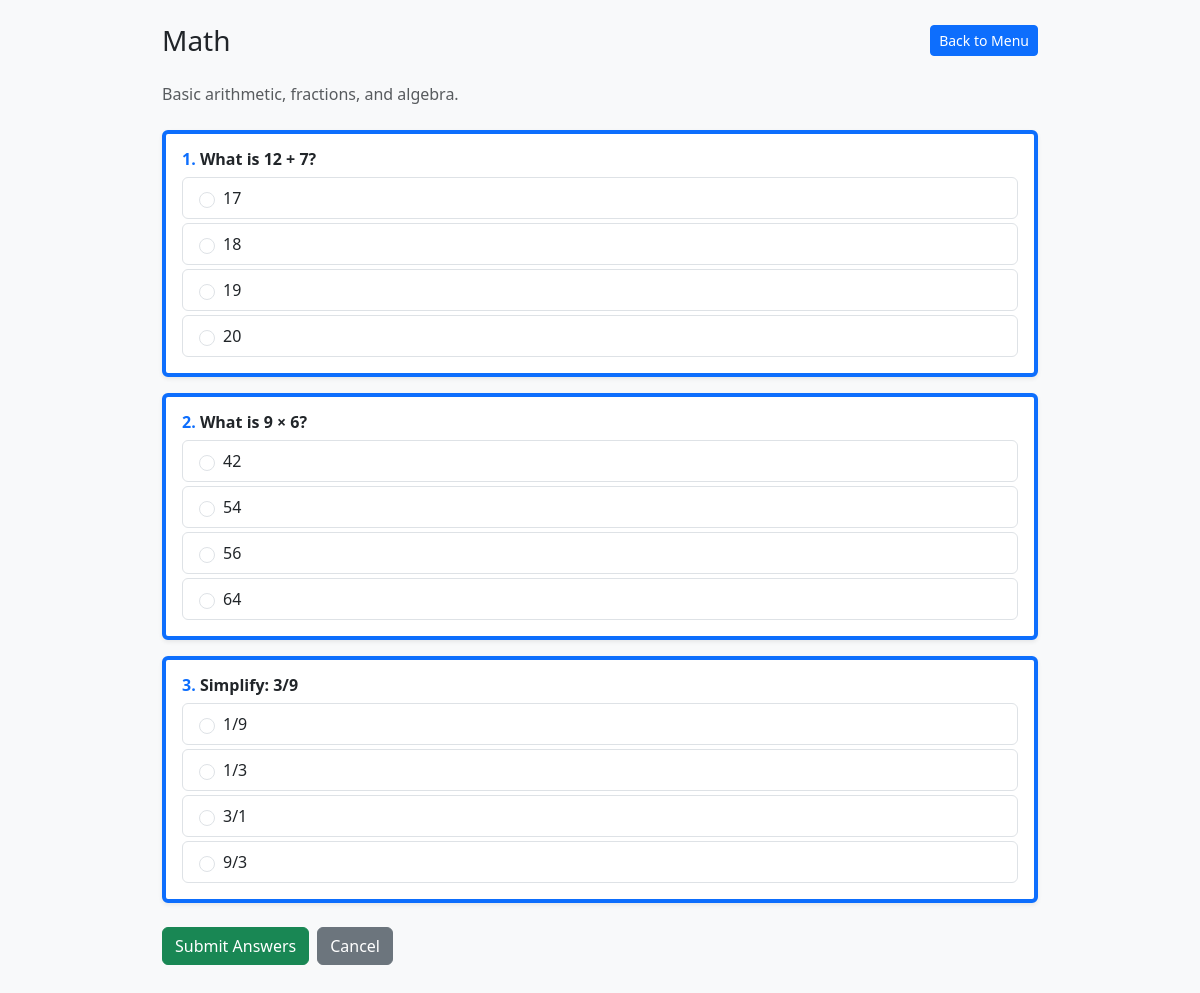
Screenshot of /pages/solve.php?id=1 (signed in) with the database file from the repository.
### tables this page shows
CREATE TABLE `quiziz` (
  `id` int(11) NOT NULL,
  `name` varchar(30) NOT NULL,
  `description` text NOT NULL,
  `date_added` date NOT NULL DEFAULT current_timestamp()
);

CREATE TABLE `questions` (
  `id` int(11) NOT NULL,
  `quiz_id` int(11) NOT NULL,
  `quiestion` text NOT NULL
);

CREATE TABLE `answers` (
  `id` int(11) NOT NULL,
  `question_id` int(11) NOT NULL,
  `answer_text` text NOT NULL,
  `is_correct` tinyint(1) NOT NULL DEFAULT 0
);

### utils/database.php (called while the page is built, shortened)
<?php
function getConnection(): mysqli
{
    $conn = new mysqli('localhost', 'root', '', 'quiz');
    return $conn;
}
function getQuizById(int $quizId): ?array
{
    $conn = getConnection();
    $result = $conn->query("SELECT id, name, description FROM quiziz WHERE id = $quizId");
    $quiz = $result ? $result->fetch_assoc() : null;
    return $quiz ?: null;
}
function getQuestionsByQuizId(int $quizId): array
{
    $conn = getConnection();
    $result = $conn->query("SELECT id, quiestion FROM questions WHERE quiz_id = $quizId ORDER BY id");
    $questions = [];
    if ($result) {
        while ($row = $result->fetch_assoc()) {
            $qId = (int)$row['id'];
            $ansRes = $conn->query("SELECT answer_text, is_correct FROM answers WHERE question_id = $qId ORDER BY id");
            $parsed = [];
            if ($ansRes) {
                while ($a = $ansRes->fetch_assoc()) {
                    $parsed[] = [
                        'text' => (string)$a['answer_text'],
                        'correct' => (bool)$a['is_correct'],
                    ];
                }
            }
            $row['parsed_answers'] = $parsed;
            $questions[] = $row;
        }
    }
    return $questions;
}

### pages/solve.php (the view, shortened to what this page needs)
<?php
require_once '../utils/database.php';
$quizId = (int)($_GET['id'] ?? 0);
$quiz = getQuizById($quizId);
$questions = getQuestionsByQuizId($quizId);
$totalQuestions = count($questions);
$submitted = false;
$score = 0;
$userAnswers = [];
$percent = $totalQuestions > 0 ? round(($score / $totalQuestions) * 100) : 0;
?>
<!DOCTYPE html>
<html lang="en">
<head>
    <link href="https://cdn.jsdelivr.net/npm/bootstrap@5.3.8/dist/css/bootstrap.min.css" rel="stylesheet">
</head>
<body class="bg-light">
    <div class="container py-4" style="max-width:900px;">
        <div class="d-flex justify-content-between align-items-center mb-4">
            <h1 class="h3 mb-0"><?= htmlspecialchars($quiz['name']) ?></h1>
            <a href="index.php" class="btn btn-primary btn-sm">Back to Menu</a>
        </div>
        <?php if ($quiz['description']): ?>
            <p class="text-muted mb-4"><?= htmlspecialchars($quiz['description']) ?></p>
        <?php endif; ?>
        <?php if ($submitted): ?>
            <div class="alert <?= $percent >= 70 ? 'alert-success' : 'alert-danger' ?> text-center py-4 mb-4">
                <h2 class="h4 fw-bold">Your Score: <?= $score ?> / <?= $totalQuestions ?> (<?= $percent ?>%)</h2>
            </div>
            <div class="d-flex flex-column gap-3 mb-4">
                <?php foreach ($questions as $qi => $q): ?>
                    <?php
                        $selected = $userAnswers[$q['id']] ?? [];
                        $correctIndices = [];
                        foreach ($q['parsed_answers'] as $i => $a) {
                            if ($a['correct']) $correctIndices[] = (string)$i;
                        }
                        sort($selected);
                        sort($correctIndices);
                        $isCorrect = ($selected === $correctIndices);
                    ?>
                    <div class="card shadow-sm border-start border-4 <?= $isCorrect ? 'border-success' : 'border-danger' ?>">
                        <div class="card-body">
                            <h6 class="d-flex align-items-center gap-2 fw-bold mb-3">
                                <span class="text-primary"><?= $qi + 1 ?>.</span>
                                <?= htmlspecialchars($q['quiestion']) ?>
                                <span class="ms-auto fs-5 <?= $isCorrect ? 'text-success' : 'text-danger' ?>"><?= $isCorrect ? '&#10003;' : '&#10007;' ?></span>
                            </h6>
                            <div class="d-flex flex-column gap-1">
                                <?php foreach ($q['parsed_answers'] as $ai => $a): ?>
                                    <?php
                                        $wasSelected = in_array((string)$ai, $userAnswers[$q['id']] ?? []);
                                        $isAnswerCorrect = $a['correct'];
                                        $cls = '';
                                        if ($isAnswerCorrect) $cls = 'bg-success-subtle text-success fw-semibold';
                                        elseif ($wasSelected && !$isAnswerCorrect) $cls = 'bg-danger-subtle text-danger fw-semibold';
                                    ?>
                                    <div class="d-flex align-items-center gap-2 rounded px-3 py-2 <?= $cls ?>">
                                        <span class="small text-body-tertiary">
                                            <?php if ($wasSelected): ?>&#9679;<?php else: ?>&#9675;<?php endif; ?>
                                        </span>
                                        <?= htmlspecialchars($a['text']) ?>
                                        <?php if ($isAnswerCorrect): ?>
                                            <span class="ms-auto small fw-semibold text-success">&#10003; correct</span>
                                        <?php endif; ?>
                                    </div>
                                <?php endforeach; ?>
                            </div>
                        </div>
                    </div>
                <?php endforeach; ?>
            </div>
            <div class="d-flex gap-2">
                <a href="solve.php?id=<?= $quizId ?>" class="btn btn-success">Try Again</a>
                <a href="index.php" class="btn btn-primary">Back to Menu</a>
            </div>
        <?php else: ?>
            <form method="POST" class="d-flex flex-column gap-3 mb-4">
                <?php foreach ($questions as $qi => $q): ?>
                    <?php
                        $hasMultipleCorrect = 0;
                        foreach ($q['parsed_answers'] as $a) {
                            if ($a['correct']) $hasMultipleCorrect++;
                        }
                        $isMulti = $hasMultipleCorrect > 1;
                    ?>
                    <div class="card shadow-sm border-start border-4 border-primary">
                        <div class="card-body">
                            <h6 class="fw-bold mb-2"><span class="text-primary"><?= $qi + 1 ?>.</span> <?= htmlspecialchars($q['quiestion']) ?></h6>
                            <div class="d-flex flex-column gap-1">
                                <?php foreach ($q['parsed_answers'] as $ai => $a): ?>
                                    <label class="d-flex align-items-center gap-2 rounded px-3 py-2 border" style="cursor:pointer;" onmouseover="this.classList.add('bg-light')" onmouseout="this.classList.remove('bg-light')">
                                        <?php if ($isMulti): ?>
                                            <input class="form-check-input" type="checkbox" name="q_<?= $q['id'] ?>[]" value="<?= $ai ?>">
                                        <?php else: ?>
                                            <input class="form-check-input" type="radio" name="q_<?= $q['id'] ?>[]" value="<?= $ai ?>" required>
                                        <?php endif; ?>
                                        <span><?= htmlspecialchars($a['text']) ?></span>
                                    </label>
                                <?php endforeach; ?>
                            </div>
                        </div>
                    </div>
                <?php endforeach; ?>
                <div class="d-flex gap-2 mt-2">
                    <button type="submit" class="btn btn-success">Submit Answers</button>
                    <a href="index.php" class="btn btn-secondary">Cancel</a>
                </div>
            </form>
        <?php endif; ?>
    </div>
</body>
</html>

### rows the page displays
quiziz: name "Math", description "Basic arithmetic, fractions, and algebra."
questions: quiestion "What is 12 + 7?", text "17", text "18", text "19", text "20"
questions: quiestion "What is 9 × 6?", text "42", text "54", text "56", text "64"
questions: quiestion "Simplify: 3/9", text "1/9", text "3/1", text "9/3"
answers: answer_text "1/3"
